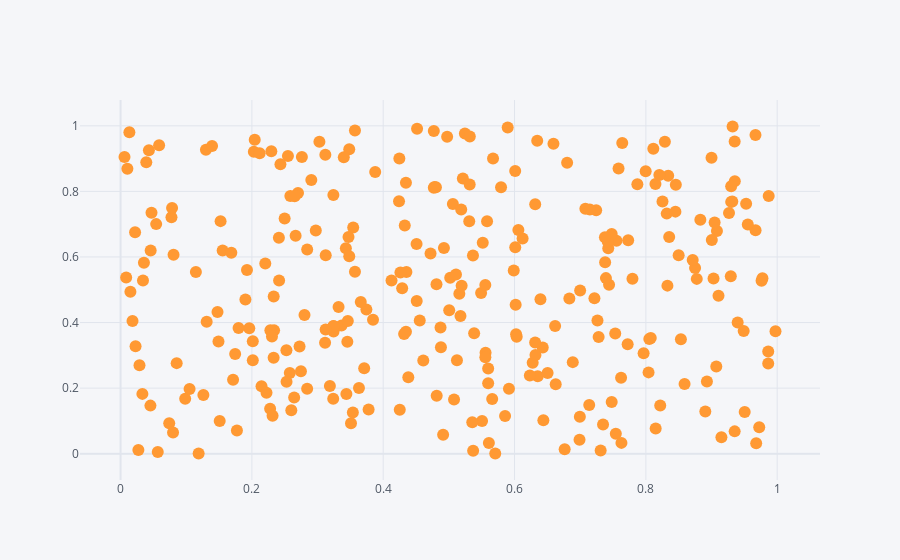

Write notebook code for a chart like this one.
### Code cell
df.iplot(x = 'a',y = 'b',mode = 'markers')

### Figure 1 — Plotly figure (JSON) as saved in the notebook; plotly's stock layout.template omitted (floating-point values rounded to 4 significant figures; data arrays with more than 128 entries replaced by an {"elided": "..."} marker saying what was removed)
{"data": [{"line": {"color": "rgba(255, 153, 51, 1.0)", "dash": "solid", "shape": "linear", "width": 1.3}, "marker": {"size": 12, "symbol": "circle"}, "mode": "markers", "name": "b", "text": "", "type": "scatter", "x": {"elided": "300 float values"}, "y": {"elided": "300 float values"}}], "layout": {"legend": {"bgcolor": "#F5F6F9", "font": {"color": "#4D5663"}}, "paper_bgcolor": "#F5F6F9", "plot_bgcolor": "#F5F6F9", "title": {"font": {"color": "#4D5663"}}, "xaxis": {"gridcolor": "#E1E5ED", "showgrid": true, "tickfont": {"color": "#4D5663"}, "title": {"font": {"color": "#4D5663"}, "text": ""}, "zerolinecolor": "#E1E5ED"}, "yaxis": {"gridcolor": "#E1E5ED", "showgrid": true, "tickfont": {"color": "#4D5663"}, "title": {"font": {"color": "#4D5663"}, "text": ""}, "zerolinecolor": "#E1E5ED"}}}
